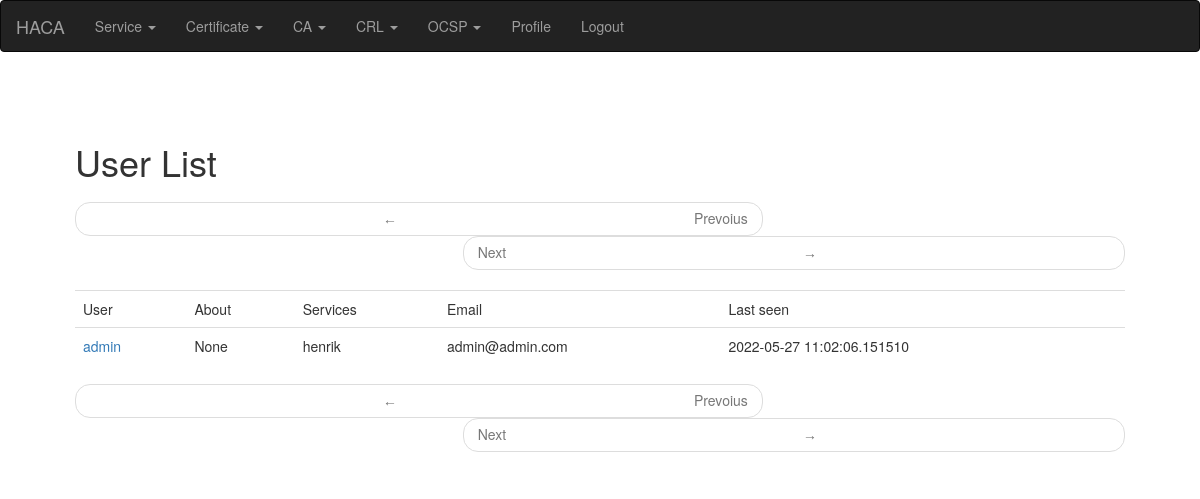
The page /user/list (signed in) on the database as committed earlier.
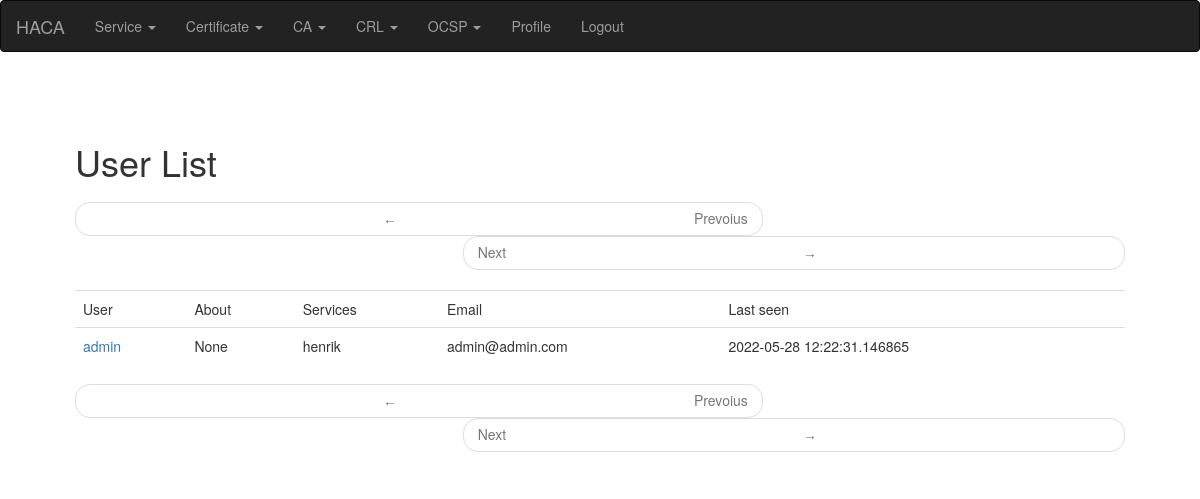
The same page on the database as committed later.
### app/main/models.py (models this page shows, shortened)
class PaginatedAPIMixin(object):
    @staticmethod
    def to_collection_dict(query, page, per_page, endpoint, **kwargs):
        resources = query.paginate(page, per_page, False)
        print("page: %s per_page: %s endpoint %s" % (page, per_page, endpoint))
        data = {
            'items': [item.to_dict() for item in resources.items],
            '_meta': {
                'page': page,
                'per_page': per_page,
                'total_pages': resources.pages,
                'total_items': resources.total
            },
            '_links': {
                'self': url_for(endpoint, id=id, page=page, per_page=per_page,
                                **kwargs),
                'next': url_for(endpoint, id=id, page=page + 1, per_page=per_page,
                                **kwargs) if resources.has_next else None,
                'prev': url_for(endpoint, id=id, page=page - 1, per_page=per_page,
                                **kwargs) if resources.has_prev else None
            }
        }
        return data

class User(PaginatedAPIMixin, UserMixin, db.Model):
    __tablename__ = "user"
    __searchable__ = ['username', 'email', 'about_me']
    id = db.Column(db.Integer, primary_key=True)
    username = db.Column(db.String(64), index=True, unique=True)
    email = db.Column(db.String(120), index=True, unique=True)
    password_hash = db.Column(db.String(128))
    about_me = db.Column(db.String(140))
    last_seen = db.Column(db.DateTime, default=datetime.utcnow)
    api_key = db.Column(db.String(32), index=True, unique=True)
    token = db.Column(db.String(32), index=True, unique=True)
    token_expiration = db.Column(db.DateTime)
    role = db.Column(db.String(140))
    active = db.Column(db.Integer)

### app/main/routes.py (the view)
@bp.route('/user/list')
@login_required
def user_list():
    page = request.args.get('page', 1, type=int)
    users = User.query.order_by(User.username).paginate(
        page, current_app.config['POSTS_PER_PAGE'], False)
    services = Service.query.all()
    next_url = url_for(
        'main.user_list', page=users.next_num) if users.has_next else None
    prev_url = url_for(
        'main.user_list', page=users.prev_num) if users.has_prev else None
    return render_template('users.html', users=users.items, services=services,
                           next_url=next_url, prev_url=prev_url,
                           title=_("User List"))

### app/main/models.py (called while the page is built)
@login.user_loader
def load_user(id):
    print(f'regular user loaded for login userid: {id}')
    return User.query.get(int(id))

### app/main/routes.py (called while the page is built)
@bp.before_app_request
def before_request():
    if current_user.is_authenticated:
        current_user.last_seen = datetime.utcnow()
        db.session.commit()
    g.locale = str(get_locale())

### app/templates/users.html (shortened to what this page needs)
{% extends "base.html" %}
{% block app_content %}
  {% if users %}
  <nav aria-label="...">
      <ul class="pager">
          <li class="previous{% if not prev_url %} disabled{% endif %}">
              <a href="{{ prev_url or '#' }}">
                  <span aria-hidden="true">&larr;</span> {{ _('Prevoius') }}
              </a>
          </li>
          <li class="next{% if not next_url %} disabled{% endif %}">
              <a href="{{ next_url or '#' }}">
                  {{ _('Next') }} <span aria-hidden="true">&rarr;</span>
              </a>
          </li>
      </ul>
  </nav>
  {% endif %}
  <table class="table table-hover">
    <tr>
        <td>  {{ _('User') }} </td>
        <td>  {{ _('About') }}  </td>
        <td>  {{ _('Services') }}  </td>
        <td>  {{ _('Email') }} </td>
        <td>  {{ _('Last seen') }} </td>
    </tr>
    {% for u in users %}
      <tr>
          <td>  {{ user_link }}  </td>
          <td>  {{ u.about_me}} </td>
          <td>
            {% for service in services %}
              {% for su in service.users %}
                {% if su.username == u.username %}
                  {{ service.name }}
                {% endif %}
              {% endfor %}
            {% endfor %}
         </td>
         <td>  {{ u.email}} </td>
         <td>  {{ u.last_seen }} </td>
      </tr>
      {% endfor %}
  </table>
    {% if users %}
    <nav aria-label="...">
        <ul class="pager">
            <li class="previous{% if not prev_url %} disabled{% endif %}">
                <a href="{{ prev_url or '#' }}">
                    <span aria-hidden="true">&larr;</span> {{ _('Prevoius') }}
                </a>
            </li>
            <li class="next{% if not next_url %} disabled{% endif %}">
                <a href="{{ next_url or '#' }}">
                    {{ _('Next') }} <span aria-hidden="true">&rarr;</span>
                </a>
            </li>
        </ul>
    </nav>
    {% endif %}
{% endblock %}

Rows that differ between the two databases and show on the page:
changed User "admin": last_seen "2022-05-27 11:02:06.151510" → "2022-05-28 12:22:31.146865"
